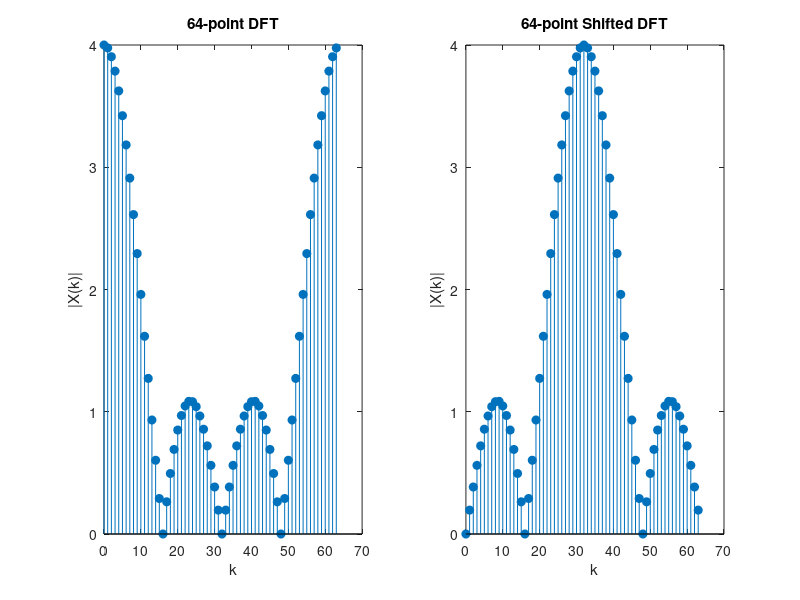

Reproduce this figure in MATLAB.
clc
clear all;
close all;
x=ones(1,4);
x32f=fft(x,64);
shX32f=fftshift(x32f);
N=64,k=0:N-1;
subplot(121);
stem(k,abs(x32f),'filled');
xlabel('k');
ylabel('|X(k)|');
title('64-point DFT');
subplot(122);
stem(k,abs(shX32f),'filled');
xlabel('k');
ylabel('|X(k)|');
title('64-point Shifted DFT');